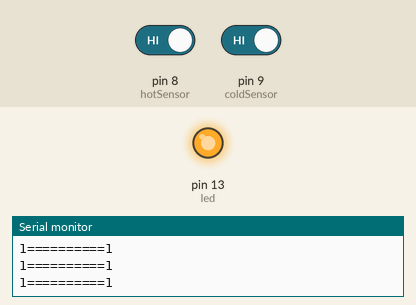
A sketch run on a simulated Arduino Uno, built with avr-gcc and run on an emulated ATmega328P. Shown: output pins drawn as LEDs (lit = HIGH), the last lines printed to the serial monitor. The inputs (shaded band) are chosen by the test bench; at power-on: pin 8 (hotSensor) HIGH, pin 9 (coldSensor) HIGH.

Above: at 1.2 s.
1.3 s: pin 8 (hotSensor) driven LOW
At 1.7 s:
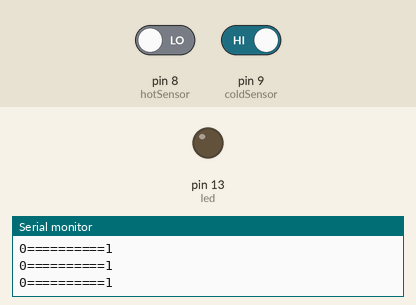
2.8 s: pin 8 (hotSensor) driven HIGH
At 4.0 s:
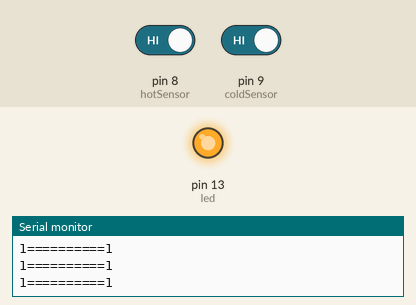
Timing chart, 0 to 5.8 s (numbered marks = the images above; inputs shaded):
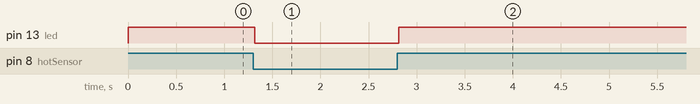

Measured:
- after the input at 1.3 s, pin 13 (led): HIGH → LOW at once
- after the input at 2.8 s, pin 13 (led): LOW → HIGH at once

The sketch:

testttt.ino
```cpp
#define hotSensor 8
#define coldSensor 9
#define led 13
void setup() {
  // put your setup code here, to run once:
  pinMode(hotSensor, INPUT_PULLUP);
  pinMode(coldSensor, INPUT_PULLUP);
//  pinMode(hotSensor, INPUT);
//  pinMode(coldSensor, INPUT);
  pinMode (led , OUTPUT);
  Serial.begin(9600);

}

void loop() {
  // put your main code here, to run repeatedly:
  int val = digitalRead(hotSensor);
  int val2 = digitalRead(coldSensor);

  Serial.print(val);
  Serial.print("==========");
  Serial.println(val2);

  if (val == HIGH){
    digitalWrite(led, HIGH);
  }
  else if (val == LOW){
    digitalWrite(led, LOW);
  }

}
```
